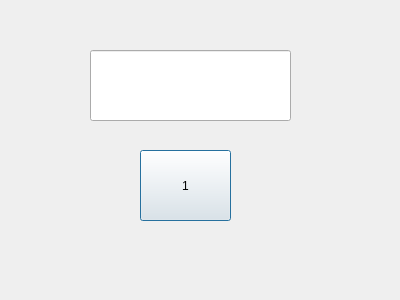
<?xml version="1.0" encoding="UTF-8"?>
<ui version="4.0">
 <class>Dialog</class>
 <widget class="QDialog" name="Dialog">
  <property name="geometry">
   <rect>
    <x>0</x>
    <y>0</y>
    <width>400</width>
    <height>300</height>
   </rect>
  </property>
  <property name="windowTitle">
   <string>Dialog</string>
  </property>
  <widget class="QPushButton" name="btn_1">
   <property name="geometry">
    <rect>
     <x>140</x>
     <y>150</y>
     <width>91</width>
     <height>71</height>
    </rect>
   </property>
   <property name="text">
    <string>1</string>
   </property>
  </widget>
  <widget class="QLineEdit" name="lineEdit">
   <property name="geometry">
    <rect>
     <x>90</x>
     <y>50</y>
     <width>201</width>
     <height>71</height>
    </rect>
   </property>
  </widget>
 </widget>
 <resources/>
 <connections/>
</ui>
